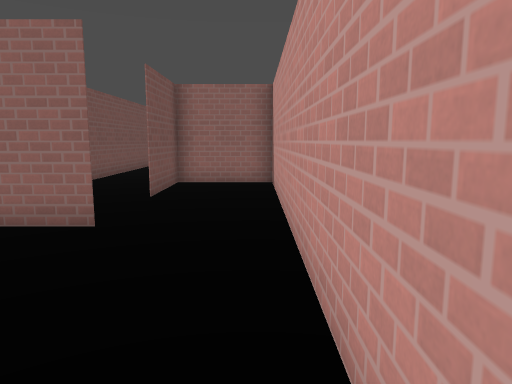
View 1 (above)

24 first-person views from a walk through a Godot game level. The camera is 1.4 m above the floor, tilts 8° down and sees 70° across. The floor is counted in squares, 1 m on a side. Each view is taken from the middle of a square. On the plan, view 1 faces up. The plan holds only what a view shows up to about 16 squares ahead; the rest is blank. The place goes on beyond the plan. Surface patterns are stand-ins for the level's own textures.

View 2
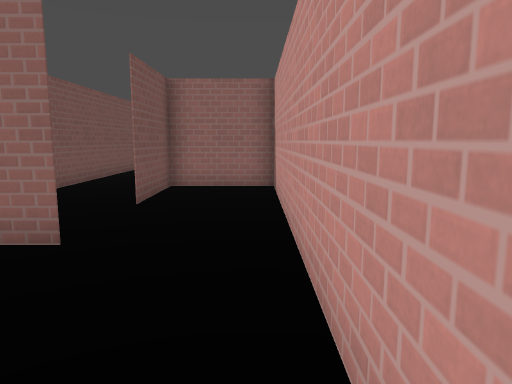

View 3
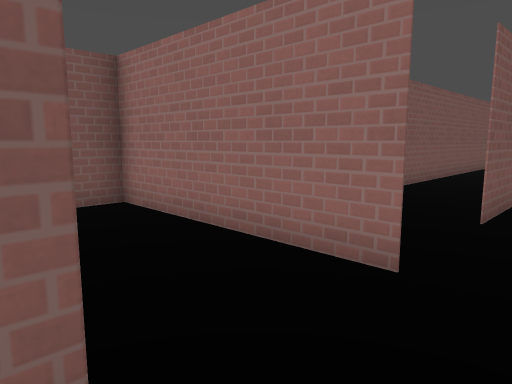

View 4
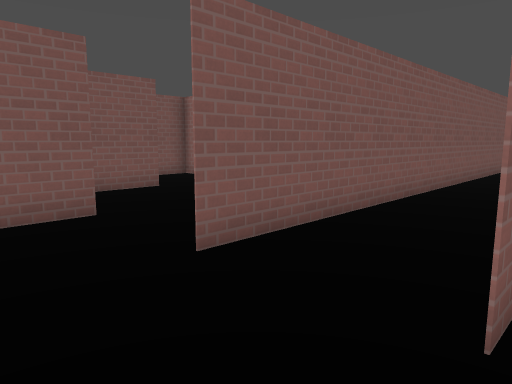

View 5
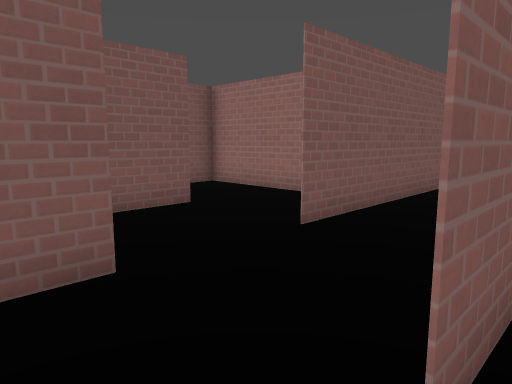

View 6
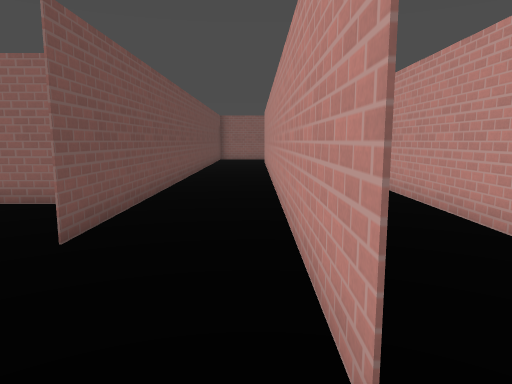

View 7
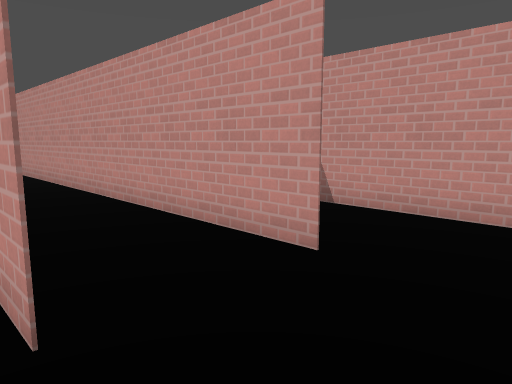

View 8
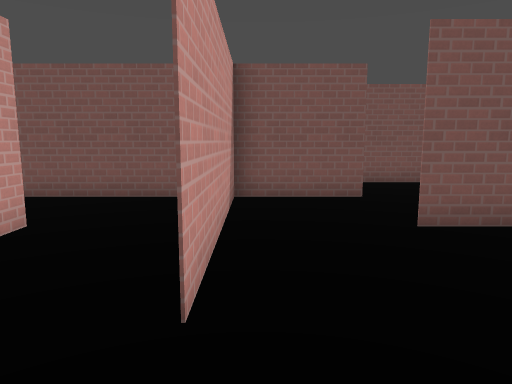

View 9
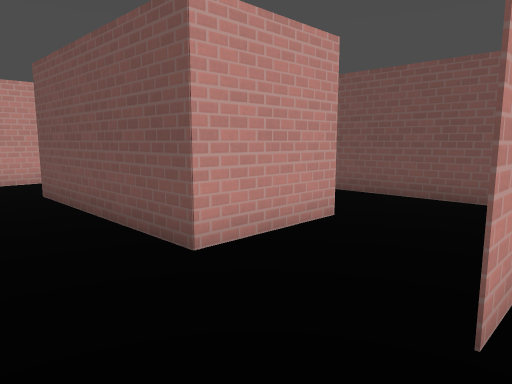

View 10
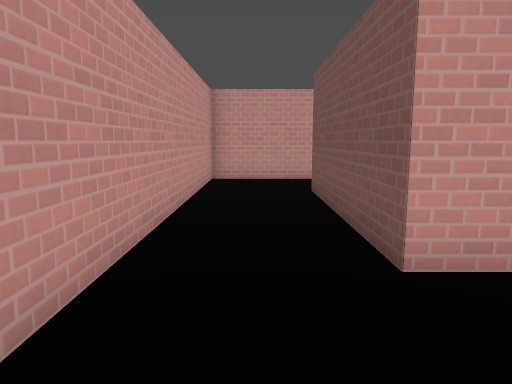

View 11
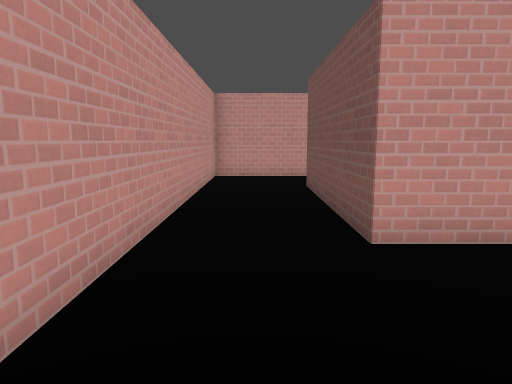

View 12
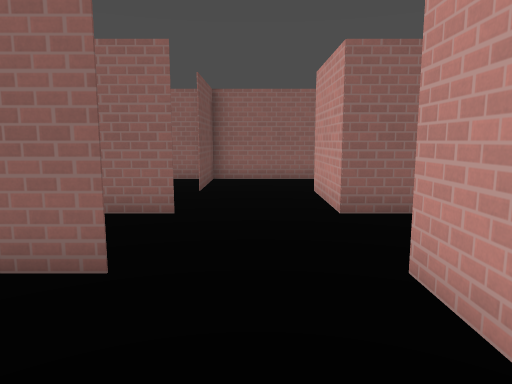

View 13
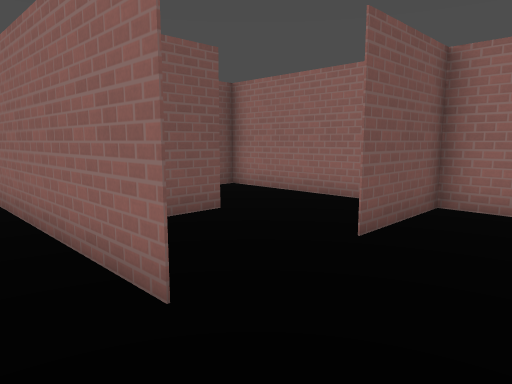

View 14
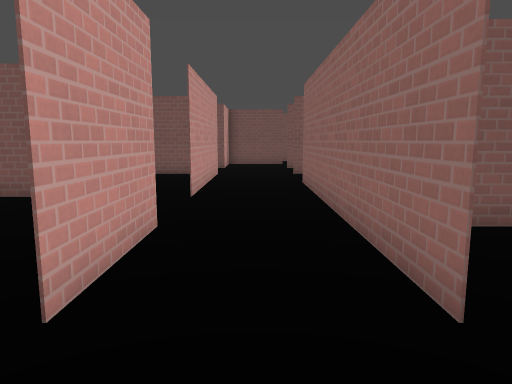

View 15
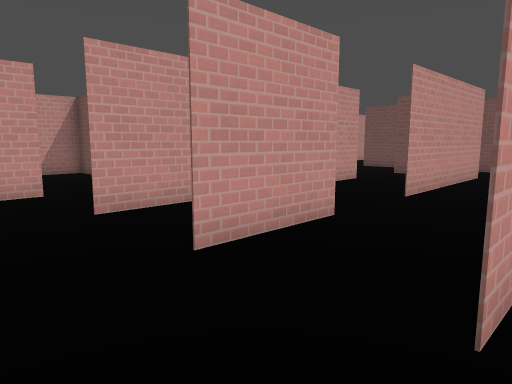

View 16
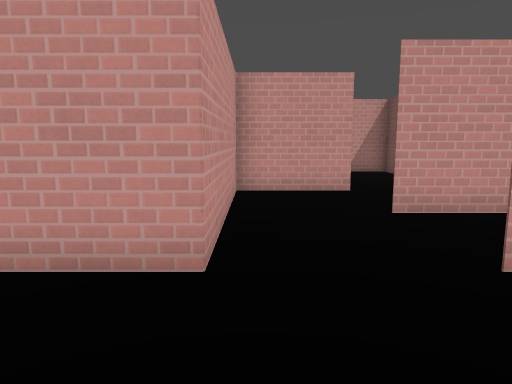

View 17
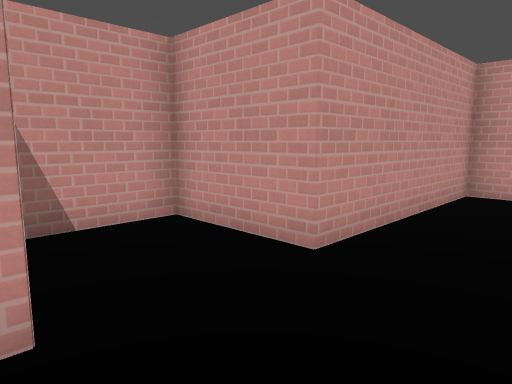

View 18
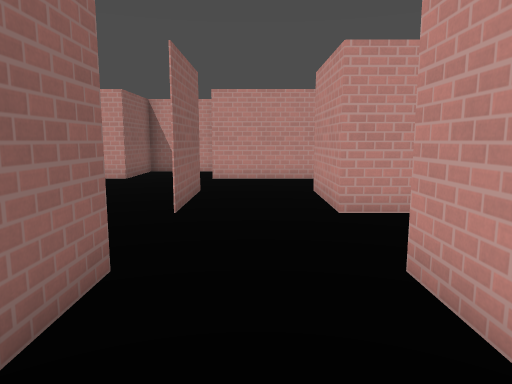

View 19
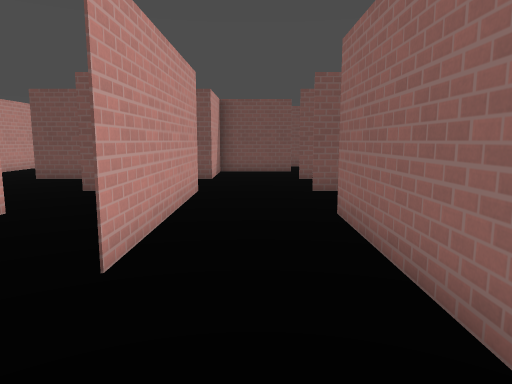

View 20
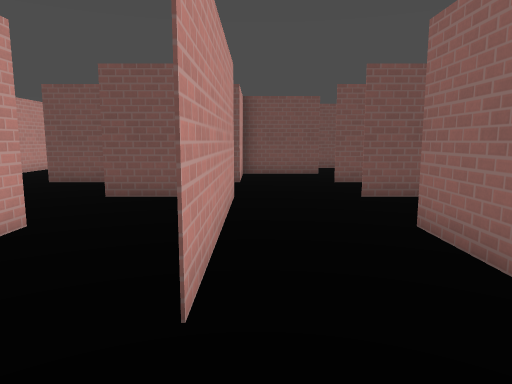

View 21
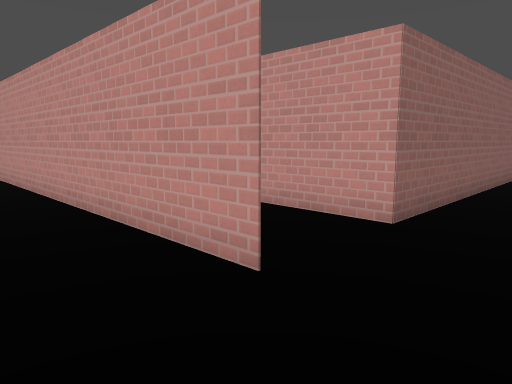

View 22
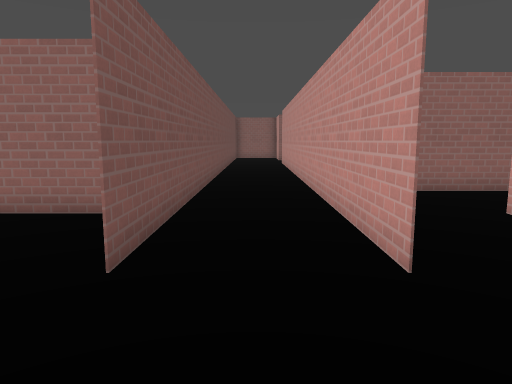

View 23
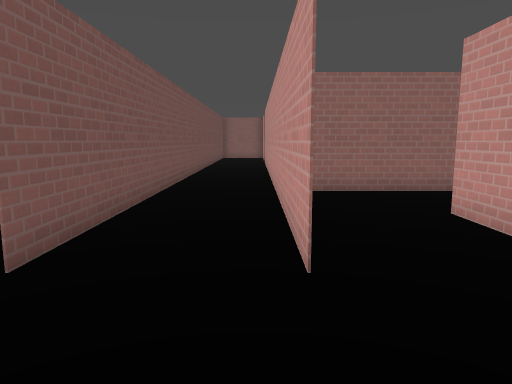

View 24
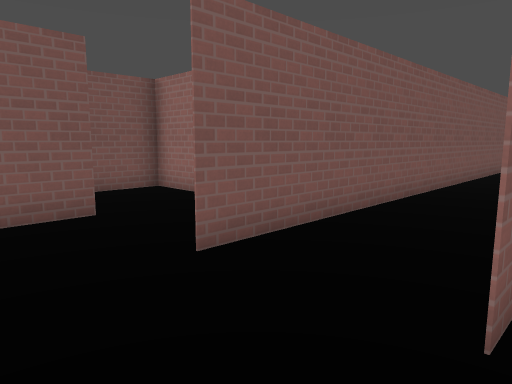

### Floor plan
Points are (right, up) in squares from view 1. A wall is a line through its corners. A room is listed if a view was taken in it or the views show most of it. See-through windows are left out.
Room 1 (views 1, 2, 3, 4, 5, 6, 7, 8, 9, 10, 11)
walls: (-5.5, 8.4) (-5.5, 22.5) (-5.5, 8.4); (-8.1, 5.5) (-2.4, 5.5) (-8.5, 5.5); (-5.5, 2.5) (-2.5, 2.5) (-2.5, -3.6); (-8.5, 8.5) (-8.5, 0.5); (-11.5, 11.5) (-11.5, 9.4); (-3.2, -6.5) (0.5, -6.5) (0.5, 11.5) (-2.5, 11.5) (-2.5, 8.4) (-2.5, 22.1); (-8.5, 22.5) (-8.5, 11.4)
Room 2 (views 12, 13, 14, 15, 16, 17, 19)
walls: (-15.4, 8.5) (-14.4, 8.5) (-17.6, 8.5); (-17.5, 11.5) (-17.5, 10.2); (-17.5, 5.5) (-14.4, 5.5) (-17.5, 5.5); (-14.5, 14.5) (-14.5, 11.4); (-17.5, 2.5) (-14.4, 2.5); (-20.5, 14.5) (-20.5, 13.9); (-10.1, 14.5) (-25.6, 14.5); (-8.5, 5.5) (-8.5, 8.5) (-11.5, 8.5) (-11.5, 11.5); (-14.5, -0.5) (-11.5, -0.5) (-11.5, 5.5) (-8.1, 5.5)
ways out: opening at (-17, 5.7) to room 4
Room 3 (views 18, 21, 22, 23, 24)
walls: (-32.5, 8.5) (-32.5, 5.5) (-29.5, 5.5) (-29.5, 4.7); (-30.8, 11.5) (-32.5, 11.5); (-26.5, 9.9) (-26.5, 8.4) (-26.5, 21); (-26.5, 5.5) (-24.5, 5.5); (-26.5, 4.5) (-26.5, 2.4); (-29.5, 1.2) (-29.5, -0.6); (-23.5, 8.5) (-23.5, 11.5); (-34.2, -3.5) (-32, -3.5); (-29.5, 22.5) (-29.5, 8.4)
ways out: opening at (-24.2, 5) to room 4
Room 4 (view 20)
walls: (-17.6, 8.5) (-23.5, 8.5); (-23.5, 2.5) (-20.4, 2.5); (-24.5, 5.5) (-20.4, 5.5) (-22.1, 5.5)
ways out: opening at (-17, 5.7) to room 2; opening at (-24.2, 5) to room 3

Positions as (right, up) in squares from view 1, and headings:
1: (0, 0), facing up
2: (0, 1), facing up
3: (-1, 2), facing up-left
4: (-2, 6), facing up-left
5: (-5, 7), facing up-left
6: (-6, 7), facing up
7: (-6, 6), facing up-right
8: (0, 6), facing left
9: (0, 6), facing down-left
10: (-1, 6), facing down
11: (-1, 7), facing down
12: (-13, 2), facing up
13: (-12, 7), facing up-left
14: (-12, 7), facing left
15: (-12, 9), facing down-left
16: (-12, 9), facing down
17: (-14, 9), facing down-right
18: (-24, 4), facing right
19: (-17, 7), facing left
20: (-18, 6), facing left
21: (-29, 6), facing up-right
22: (-28, 5), facing up
23: (-27, 5), facing up
24: (-26, 6), facing up-left
